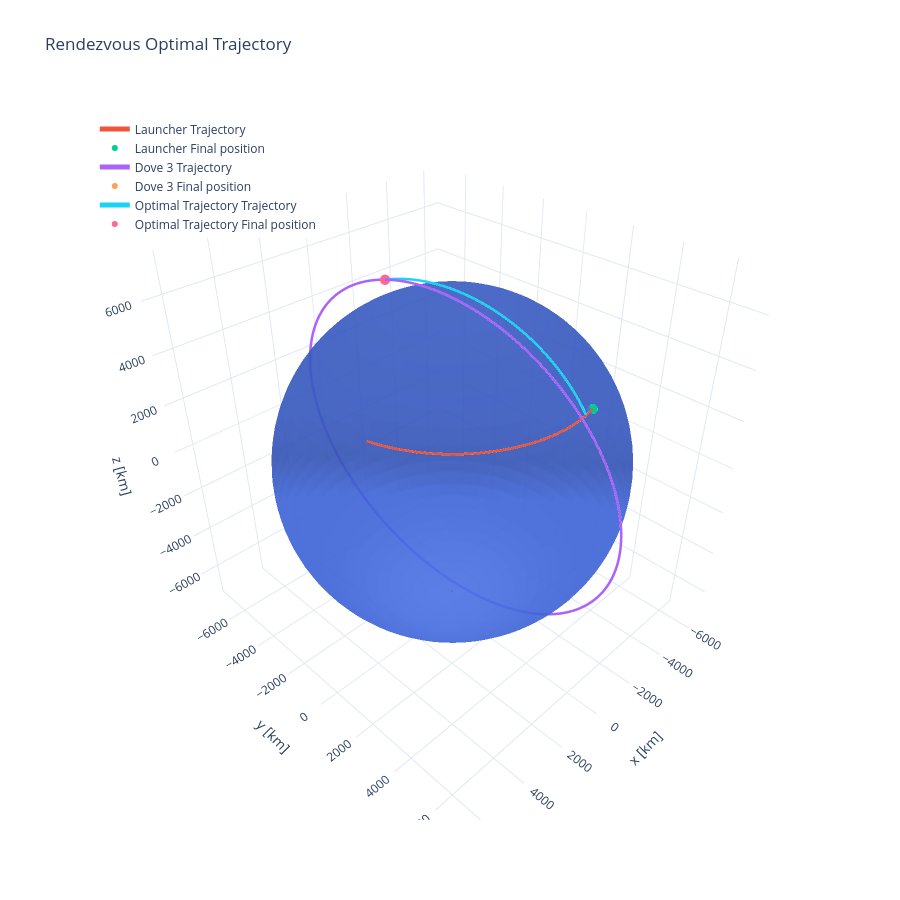

Notebook cell for this chart:
### Code cell
plot_3d([t_total_utc, t_total_utc, opt_rpo_t_utc], [launch_r_eci, dove3_r_eci, opt_rpo_r_arr[0:3,:].T], ["Launcher", "Dove 3", "Optimal Trajectory"], title="Rendezvous Optimal Trajectory", t_max = opt_rpo_t_utc[-1])

### Figure 1 — Plotly figure (JSON) as saved in the notebook; plotly's stock layout.template omitted (floating-point values rounded to 4 significant figures; data arrays with more than 128 entries replaced by an {"elided": "..."} marker saying what was removed)
{"data": [{"colorscale": [[0, "royalblue"], [1, "royalblue"]], "name": "Earth", "opacity": 0.7, "showscale": false, "type": "surface", "x": {"elided": "80x40 float values"}, "y": {"elided": "80x40 float values"}, "z": {"elided": "80x40 float values"}}, {"line": {"width": 5}, "mode": "lines", "name": "Launcher Trajectory", "type": "scatter3d", "x": {"elided": "1000 float values"}, "y": {"elided": "1000 float values"}, "z": {"elided": "1000 float values"}}, {"marker": {"size": 6}, "mode": "markers", "name": "Launcher Final position", "type": "scatter3d", "x": [-1222.0], "y": [4918.0], "z": [3873.0]}, {"line": {"width": 5}, "mode": "lines", "name": "Dove 3 Trajectory", "type": "scatter3d", "x": {"elided": "1000 float values"}, "y": {"elided": "1000 float values"}, "z": {"elided": "1000 float values"}}, {"marker": {"size": 6}, "mode": "markers", "name": "Dove 3 Final position", "type": "scatter3d", "x": [1108.0], "y": [-1958.0], "z": [6751.0]}, {"line": {"width": 5}, "mode": "lines", "name": "Optimal Trajectory Trajectory", "type": "scatter3d", "x": {"elided": "1000 float values"}, "y": {"elided": "1000 float values"}, "z": {"elided": "1000 float values"}}, {"marker": {"size": 6}, "mode": "markers", "name": "Optimal Trajectory Final position", "type": "scatter3d", "x": [1108.0], "y": [-1958.0], "z": [6751.0]}], "layout": {"height": 900, "legend": {"x": 0.02, "y": 0.98}, "scene": {"aspectmode": "data", "xaxis": {"title": {"text": "x [km]"}}, "yaxis": {"title": {"text": "y [km]"}}, "zaxis": {"title": {"text": "z [km]"}}}, "title": {"text": "Rendezvous Optimal Trajectory"}}}
